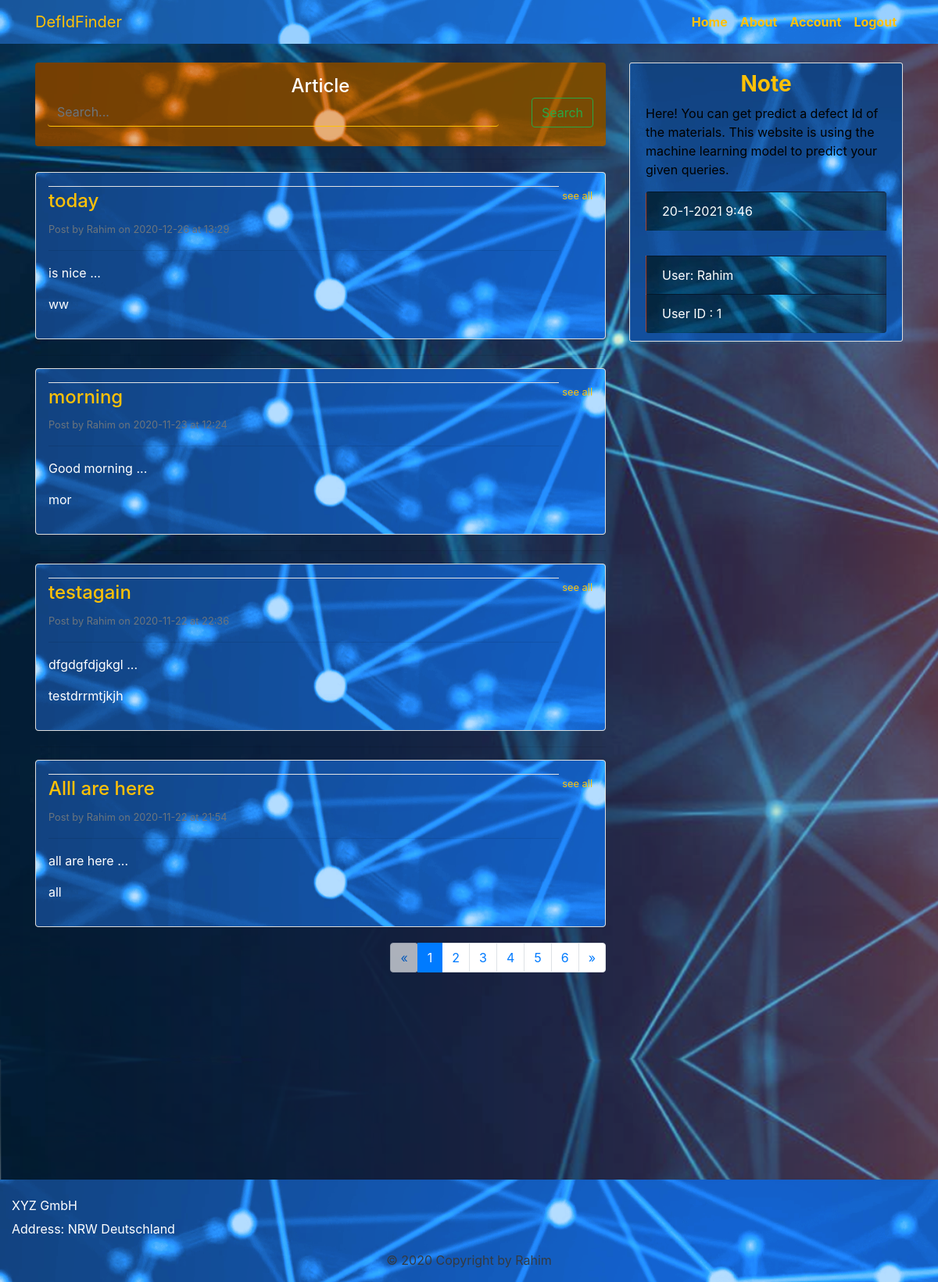
The app's page /about (signed in) with its own data.
### app/modelsdb.py (models this page shows, shortened)
class Post(db.Model):
    id = db.Column(db.Integer, primary_key=True)
    title = db.Column(db.String(100), nullable=False)
    slug = db.Column(db.String(21), nullable=False)
    content = db.Column(db.Text, nullable=False)
    date_posted = db.Column(db.DateTime, nullable=False, default=datetime.utcnow)

class User(db.Model,UserMixin):#for username,email,password
    id = db.Column(db.Integer, primary_key=True)
    username = db.Column(db.String(20), unique=True, nullable=False)
    email = db.Column(db.String(120), unique=True, nullable=False)
    password = db.Column(db.String(60), nullable=False)

### app/routes.py (the view)
@app.route("/about", methods=['GET', 'POST'], defaults={"page": 1})
@app.route('/ <int:page>', methods=['GET', 'POST'])
@login_required #login required to access home page
def about(page):
    page = page
    pages = 4
    post = Post.query.order_by(Post.date_posted.desc()).paginate(page, pages, error_out=False)
    if request.method == 'POST' and 'tag' in request.form:
        tag = request.form["tag"]
        search = "%{}%".format(tag)
        post = Post.query.filter(Post.title.like(search)).paginate(per_page=pages, error_out=False)
        return render_template('about.html', _params=params, title='about', post=post, tag=tag)
    return render_template('about.html', _params=params, title='about', post=post)

### app/modelsdb.py (called while the page is built)
@login_manager.user_loader
def load_user(user_id):
    return User.query.get(int(user_id))

### app/templates/about.html (shortened to what this page needs)
{% extends "layout.html"%}
{% block content%}
      <div class="container w-100 p-3 rounded text-white text-center" style="background-image: url({{ url_for('static', filename='img/Header-orange.png') }})">
            <h4 class="text-white ">{{_params['about_heading']}}
              <form action="" method="post" autocomplete="off">
                    <div class="row">
                        <div class="col-10 ">
                            <input style=" background-color: rgba(0, 0, 0, 0);
                            border:none;" type="text"  class="border-bottom border-warning form-control input-sm text-white" name="tag" id="tag"  placeholder="Search... " />
                        </div>
                        <div class="col-2" align="left">
                            <input type="submit" value="Search" class="btn btn-outline-success btn float-right" name="">
                        </div>
              </form>
            </h4>
      </div>
  {%- for post in post.items %}
  <hr>
      <article class="media content-section container w-100 p-3 rounded text-white"  style="background-image: url({{ url_for('static', filename='img/Footer.png') }})">
                  <div class="media-body">
                        <div class="article-metadata">
                        </div>
                        <h4 class="article-title text-warning" ><a class="article-title text-warning" href="/post/{{post.slug}}">{{post.title}} </a> </h4>
                        <small class="text-muted ">Post by Rahim on {{ post.date_posted.strftime('%Y-%m-%d') }} at {{post.date_posted.strftime('%H:%M')}}</small>
                        <hr>
                        <p class="article-content text-white">{{post.content[0:150]}} ... </p>
                        <p class="article-content">{{post.slug}}</p>
                  </div>
                  <div class="">
                      <small class="text-muted">
                          <a class="ml-1 text-warning " href="/post/{{post.slug}}">see all</a>
                      </small>
                  </div>
      </article>
  {% endfor %}
<nav aria-label="Page navigation example">
    <ul class="pagination float-right">
        {% if post.has_prev %}
            <li class="page-item ">
                <a class="page-link" href="{{ url_for('about', page=post.prev_num) }}" aria-label="Previous">
                    <span aria-hidden="true">&laquo;</span>
                </a>
            </li>
        {% else %}
            <li class="page-item">
                <a class="page-link btn disabled" href="#">
                    <span aria-hidden="true">&laquo;</span>
                </a>
            </li>
        {% endif %}
        {% for page in post.iter_pages(left_edge=3, right_edge=3) %}
            {% if page %}
                {% if page==post.page %}
                    <li class="page-item active">
                        <a class="page-link" href="{{ url_for('about', page=page) }}">{{ page }}</a>
                    </li>
                {% else %}
                    <li class="page-item">
                        <a class="page-link" href="{{ url_for('about', page=page) }}">{{ page }}</a>
                    </li>
                {% endif %}
            {% else %}
                  <li class="page-item disabled" id="example_ellipsis">
                  <a href="#" class="page-link">…</a>
                  </li>
            {% endif %}
        {% endfor %}
        {% if post.has_next %}
                  <li class="page-item">
                      <a class="page-link" href="{{ url_for('about', page=post.next_num) }}"  aria-label="Next">
                          <span aria-hidden="true">&raquo;</span>
                       </a>
                  </li>
        {% else %}
                  <li class="page-item">
                      <a class="page-link btn disabled" href="#">
                          <span aria-hidden="true">&raquo;</span>
                      </a>
                  </li>
        {% endif %}
    </ul>
</nav>
{% endblock content %}

### app/templates/layout.html (shortened to what this page needs)
<!DOCTYPE html>
<html>
<head>
    <link rel="stylesheet" href="https://maxcdn.bootstrapcdn.com/bootstrap/4.0.0/css/bootstrap.min.css">
    <link rel="stylesheet" type="text/css" href="{{ url_for('static', filename='css/main.css') }}">
</head>
<body class="h-100 d-inline-block  w-100" style=" margin-top: -5rem;background-size: cover;background-image: url({{ url_for('static', filename='img/coding4.png') }})">
  <header class="site-header" style="margin-bottom: 10rem;">
      <nav class="navbar navbar-expand-md navbar-dark bg-steel fixed-top" style=" background-image: url({{ url_for('static', filename='img/Header.png') }})" >
          <div class="container">
              <a class="navbar-brand mr-4font-weight-bold text-warning" href="/">{{_params['nav_name']}}</a>
              <div class="collapse navbar-collapse " id="navbarToggle">
                  <div class="navbar-nav ">
                      <a class="nav-item nav-link font-weight-bold text-warning" href="{{ url_for('home') }}">Home</a>
                      <a class="nav-item nav-link font-weight-bold text-warning" href="{{ url_for('about') }}">About</a>
                      <a class="nav-item nav-link font-weight-bold text-warning" href="{{ url_for('account') }}">Account</a>
                      <a class="nav-item nav-link font-weight-bold text-warning" href="{{ url_for('logout') }}">Logout</a>
                  </div>
              </div>
          </div>
      </nav>
  </header>
  <main role="main" class="container" >
      <div class="row">
          <div class="col-md-8">
              {% block content %}
              {% endblock %}
          </div>
           <div class="col-md-4 rounded" >
               <div class="content-section" style="background-image: url({{ url_for('static', filename='img/FooterL.png') }})">
                  <h3 class="font-weight-bold text-warning text-center">Note</h3>
                        <p class="font-weight-normal">{{_params['note']}}</p>
                          <ul class="list-group bg-transparent text-white" >
                               <li class="list-group-item list-group-item-drak bg-steel" style="background-image: url({{ url_for('static', filename='img/pic4w.jpeg') }})">
                                </li>
                                 <li class="list-group-item list-group-item-drak bg-secondary" style="background-image: url({{ url_for('static', filename='img/pic4w.jpeg') }})"><a href="/account" class="text-white article-title"> User: {{ current_user.username }}</li></a>
                               <li class="list-group-item list-group-item-drak bg-secondary" style="background-image: url({{ url_for('static', filename='img/pic4w.jpeg') }})">User ID : {{ current_user.id }} </li>
                         </ul>
               </div>
           </div>
         </div>
  </main>
  <footer class="page-footer font-small blue  text-white  fixed-bottom " style="background-image: url({{ url_for('static', filename='img/Footer.png') }})">
        <div class="container-fluid text-center text-md-left">
            <div class="row">
                <div class="col-md-6 mt-md-20 mt-4 ">
                   <h6 class="font-weight-normal text-white text-left">{{_params['company_name']}}</h6>
                   <p>Address: {{_params['com_address']}}</p>
                </div>
            </div>
        </div>
        <div class="text-center text-dark" >
            <p> ©{{_params['copy_right']}}</p>
        </div>
    </footer>
</body>
</html>

### app/static/css/main.css (style rules this page uses)
body { background: #fafafa; color: #000000; margin-top:5rem; -webkit-background-size: cover; -moz-background-size: cover; background-size: cover; -o-background-size: cover; }
.bg-steel { background-color: #5f788a; }
.site-header .navbar-nav .nav-link { color: #cbd5db; }
.content-section { background: #ffffff; padding: 10px 20px; border: 1px solid #dddddd; border-radius: 3px; margin-bottom: 20px; }
.article-title { color: #444444; }
.article-content { white-space: pre-line; }
.article-metadata { padding-bottom: 1px; margin-bottom: 4px; border-bottom: 1px solid #e3e3e3 }
footer { margin-top: auto; background-color: #222; }

### records on screen
Post: title "today", date_posted "2020-12-26", date_posted "13:29", content "is nice", slug "ww"
Post: title "morning", date_posted "2020-11-23", date_posted "12:24", content "Good morning", slug "mor"
Post: title "testagain", date_posted "2020-11-22", date_posted "22:36", content "dfgdgfdjgkgl", slug "testdrrmtjkjh"
Post: title "Alll are here", date_posted "2020-11-22", date_posted "21:54", content "all are here", slug "all"
User: username "Rahim", id "1"

### other values on screen
{{ _params['nav_name'] }} "DefIdFinder"
{{ _params['about_heading'] }} "Article"
{{ page }} "1"
{{ page }} "2" "3" "4" "5" "6"
{{ _params['note'] }} "Here! You can get predict a defect Id of the materials. This website is using the machine learning model to predict your given queries."
{{ _params['company_name'] }} "XYZ GmbH"
{{ _params['com_address'] }} "NRW Deutschland"
{{ _params['copy_right'] }} "2020 Copyright by Rahim"
